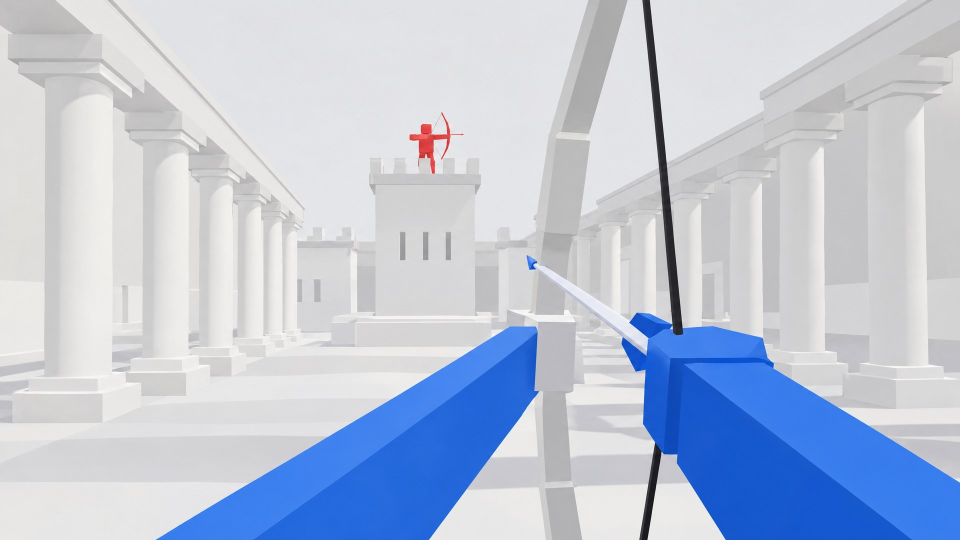
#> input picture other/ra9/ads/03_full_draw.jpg, 1920 x 1080 px (shown at 1/2 size)
$ python title_art.py ../../../../other/ra9/ads/03_full_draw.jpg ../../../../other/ra9/ads/01_frozen_volley.jpg
#> lines starting #> are read from the running program, lines starting #| are printed output that depends on the picture
### games/ra8 - The Endless Voyage/tools/gameplay/thumbs_post.py
#!/usr/bin/env python3
"""The "shader" pass for store thumbnails and screenshots rendered by tools/gameplay/thumbs.luau + render.js.

For each <name>.png (with <name>_depth.png and <name>.json next to it) writes <out>/<name>.jpg (with the title)
and <out>/<name>_notext.jpg, 1920x1080:
  colour grade (contrast curve, saturation, warm highlights / cool shadows), bloom on bright areas,
  depth-of-field blur away from the camera's focus point, a warm sun glow, a vignette, then the title.

  python3 tools/gameplay/thumbs_post.py <renderDir> <outDir> --font LuckiestGuy.ttf
Needs Pillow and numpy.
"""
import json
import math
import os
import sys

import numpy as np
from PIL import Image, ImageDraw, ImageFilter, ImageFont

# per-shot caption under the title (None = title only)
CAPTIONS = {
    "01_first_cast": "CAST FOR WHAT DRIFTS BY",
    "02_build_your_raft": "BUILD YOUR RAFT",
    "03_set_sail": "SET SAIL",
    "04_palm_key": "EXPLORE ISLANDS",
    "05_the_wreck": "SALVAGE THE WRECKS",
    "06_storm": "SURVIVE THE STORM",
    "07_the_leviathan": "FACE THE LEVIATHAN",
    "08_legendary_vessel": "THE LEGENDARY VESSEL",
    "09_the_cast": "WHAT'S OUT THERE?",
    "10_the_ocean": "AN ENDLESS OCEAN",
    "11_message_in_a_bottle": "WHO SENT THIS?",
    "12_mist_hollow": "WHERE DID THEY GO?",
    "13_frost_shelf": "WHO WAS ON IT?",
    "14_the_totems": "WHAT ARE THEY WATCHING?",
    "15_the_shadow": "WHAT'S DOWN THERE?",
    "16_who_built_that": "WHO BUILT THAT?",
}
TITLE = "BUILD THE BIGGEST RAFT"


def arr(img):
    return np.asarray(img).astype(np.float32) / 255.0


def img_of(a):
    return Image.fromarray((np.clip(a, 0, 1) * 255 + 0.5).astype(np.uint8))


# [62 lines left out: functions blur, grade, levels, focus_depth, post, not called in this run]


def outlined_text(img, text, font, cx, y, fill_top, fill_bottom, outline, stroke):
    draw = ImageDraw.Draw(img)
    box = draw.textbbox((0, 0), text, font=font, stroke_width=stroke)
    tw, th = box[2] - box[0], box[3] - box[1]
    x = int(cx - tw / 2 - box[0])
    # drop shadow
    shadow = Image.new("RGBA", img.size, (0, 0, 0, 0))
    ImageDraw.Draw(shadow).text((x + 8, y + 12), text, font=font, fill=(0, 0, 0, 150), stroke_width=stroke,
                                stroke_fill=(0, 0, 0, 150))
    img.alpha_composite(shadow.filter(ImageFilter.GaussianBlur(8)))
    ImageDraw.Draw(img).text((x, y), text, font=font, fill=outline, stroke_width=stroke, stroke_fill=outline)
    # vertical gradient fill through a text mask
    mask = Image.new("L", img.size, 0)
    ImageDraw.Draw(mask).text((x, y), text, font=font, fill=255)
    grad = Image.new("RGBA", img.size)
    top, bottom = y + box[1], y + box[3]
    g = ImageDraw.Draw(grad)
    for row in range(max(0, top), min(img.size[1], bottom + 1)):
        t = (row - top) / max(1, bottom - top)
        g.line([(0, row), (img.size[0], row)], fill=tuple(int(fill_top[i] + (fill_bottom[i] - fill_top[i]) * t) for i in range(3)) + (255,))
    img.paste(grad, (0, 0), mask)
    return y + th


# [30 lines left out: functions title, main, not called in this run]


# [2 lines that do not run on import are left out]

### games/ra8 - The Endless Voyage/tools/gameplay/title_art.py
#!/usr/bin/env python3
"""Finish a piece of store art (the AI thumbnails made from the game's renders): crop it to 16:9, size it to
1920 x 1080, and add the lettering in the same font as the screenshots (thumbs_post.py): the game's title with a
caption under it, or only a caption.

  python3 tools/gameplay/title_art.py <in.png> <out.jpg> --font LuckiestGuy.ttf [--caption "SET SAIL"]
                                      [--bottom] [--left | --right] [--no-title]
                                      [--title "BUILD THE|BIGGEST RAFT"] [--title-size 120] [--at X,Y]
  python3 tools/gameplay/title_art.py <in.png> <out.jpg> --font LuckiestGuy.ttf --caption-only
                                      --caption "WHAT'S DOWN THERE?" [--size 130] [--at X,Y] [--width W]
  python3 tools/gameplay/title_art.py <in.png> <out.jpg> --font LuckiestGuy.ttf --caption-only   (no lettering)

With the title: --bottom puts the lettering along the bottom edge (for art with a face or a big shape at the top);
--left and --right put a slightly smaller block in that top (or bottom) corner instead of the middle, beside a big
character. --no-title leaves the title off and keeps the small caption where the title's caption would be.
--title replaces the game's title (a "|" breaks it into lines), --title-size sets its height in px (it shrinks
until it fits), and --at X,Y puts the block's top middle there instead.

--caption-only prints just the caption, big (--size, default 120 px), white with a dark outline, for a question
on a thumbnail. Put it in empty sky or water, never over a face or the thing the picture is about: --at X,Y is the
middle of the block's top edge in the 1920 x 1080 frame (default 960,48); --left, --right and --bottom move the
default into that corner or edge. A caption longer than --width px (default 1500) wraps onto more lines; a "|" in
the caption breaks the line there. The block always stays 40 px inside the frame.
Needs Pillow and numpy.
"""
import os
import sys

from PIL import Image, ImageDraw, ImageFont

sys.path.insert(0, os.path.dirname(os.path.abspath(__file__)))
from thumbs_post import TITLE, outlined_text  # noqa: E402

OUTLINE = (34, 20, 30)
MARGIN = 40


def fit(img):
    w, h = img.size
#> w = 1920; h = 1080
    want = 16 / 9
    if w / h > want:
        nw = int(h * want)
        img = img.crop(((w - nw) // 2, 0, (w - nw) // 2 + nw, h))
    else:
        nh = int(w / want)
#> nh = 1080
        img = img.crop((0, (h - nh) // 2, w, (h - nh) // 2 + nh))
#> img is the input picture: PIL image 1920x1080 RGB; mean R, G, B 188.5, 198.4, 216.8
    return img.resize((1920, 1080), Image.LANCZOS)


def letter(img, font_path, caption, bottom, title, side=None, text=None, size=None, at=None):
    """The title (yellow to orange, a "|" breaks it into lines) with the caption under it, one centred block. The
    title is drawn at --title-size (default 150 px, 105 in a corner) and shrinks until every line fits the frame
    (or the corner's half of it); the caption is a little over half the title's size."""
#> called with bottom = False, title = True
    img = img.convert("RGBA")
#> img: PIL image 1920x1080 RGBA
    draw = ImageDraw.Draw(img)
    k = 0.7 if side else 1.0
    lines = (text or TITLE).split("|") if title else []
    size = int(size or 150 * k)
    limit = (1920 - 2 * MARGIN) if not side else 900
    while True:
        big = ImageFont.truetype(font_path, size)
        stroke = max(6, int(size * 0.08))
        widths = [draw.textbbox((0, 0), line, font=big, stroke_width=stroke)[2] for line in lines] or [0]
        if max(widths) <= limit or size <= 48:
            break
        size -= 4
#> this loop made 4 passes
#> widths on passes 1 to 4: [1949], [1896], [1845], [1792]
#> after the loop, size = 138
    small = ImageFont.truetype(font_path, max(28, int(size * 0.56)))
    cap_stroke = max(5, int(size * 0.06))
#> cap_stroke = 8
    cap_w = draw.textbbox((0, 0), caption, font=small, stroke_width=cap_stroke)[2] if caption else 0
#> cap_w = 0
    half = max(max(widths), cap_w) / 2
#> half = 896
    line_h = [draw.textbbox((0, 0), line, font=big, stroke_width=stroke)[3] for line in lines]
#> line_h = [142]
    cap_h = draw.textbbox((0, 0), caption, font=small, stroke_width=cap_stroke)[3] if caption else 0
#> cap_h = 0
    gap = int(size * 0.12)
#> gap = 16
    total = sum(line_h) + gap * max(0, len(lines) - 1) + ((gap + cap_h) if caption else 0)
#> total = 142
    if at:
        cx, y = at
    else:
        cx = {"left": MARGIN + half, "right": 1920 - MARGIN - half}.get(side, 960)
#> cx = 960
        y = 1080 - MARGIN - total if bottom else 36
#> y = 36
    # (always inside the frame, 40 px in)
    cx = int(max(MARGIN + half, min(cx, 1920 - MARGIN - half)))
    y = int(max(MARGIN - 4, min(y, 1080 - MARGIN - total)))
    for line in lines:
        y = outlined_text(img, line, big, cx, y, (255, 238, 110), (255, 140, 30), OUTLINE, stroke) + gap
#> this loop made 1 pass
#> (box in outlined_text, tw in outlined_text, th in outlined_text, x in outlined_text, top in outlined_text, bottom in outlined_text, y) on pass 1: ((-11, 15, 1792, 142), 1803, 127, 69, 51, 178, 179)
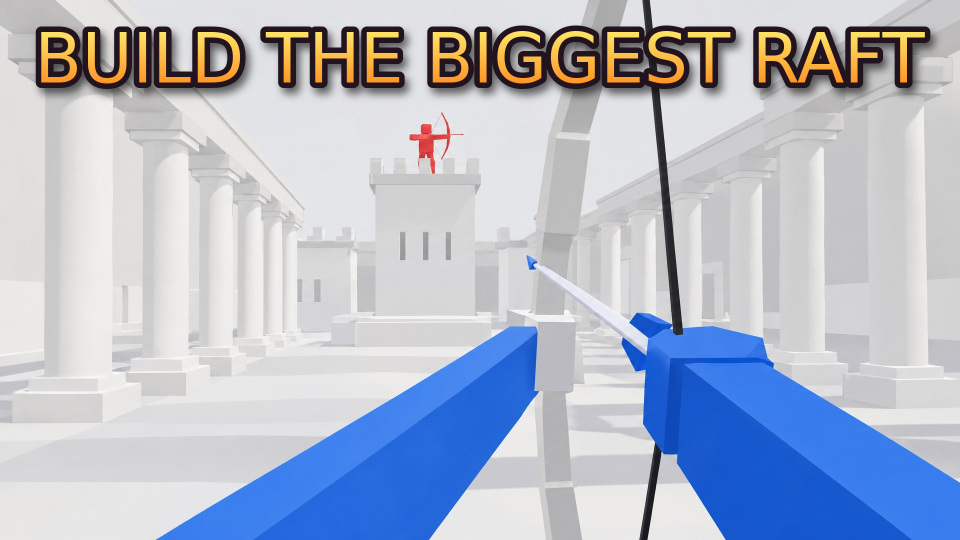
#> img: PIL image 1920x1080 RGBA (shown at 1/2 size); mean R, G, B, A 178.5, 186, 201.6, 255
#> after the loop, y = 179
    if caption:
        outlined_text(img, caption, small, cx, y, (255, 255, 255), (232, 236, 255), OUTLINE, cap_stroke)
    return img.convert("RGB")


def wrap(draw, text, font, stroke, width):
    lines = []
    for chunk in text.split("|"):
        words, line = chunk.split(), ""
        for word in words:
            trial = (line + " " + word).strip()
            box = draw.textbbox((0, 0), trial, font=font, stroke_width=stroke)
            if line and box[2] - box[0] > width:
                lines.append(line)
                line = word
            else:
                line = trial
        if line:
            lines.append(line)
    return lines


def caption_only(img, font_path, caption, size, at, width, side, bottom):
    """Only the caption: big white capitals with a thick dark outline, one block of centred lines."""
    if not caption.strip():
        return img  # (no caption: just the 1920 x 1080 crop, for the clean version)
    img = img.convert("RGBA")
    font = ImageFont.truetype(font_path, size)
    stroke = max(6, size // 11)
    draw = ImageDraw.Draw(img)
    lines = wrap(draw, caption, font, stroke, width)
    boxes = [draw.textbbox((0, 0), line, font=font, stroke_width=stroke) for line in lines]
    gap = int(size * 0.12)
    heights = [b[3] - b[1] for b in boxes]
    total = sum(heights) + gap * (len(lines) - 1)
    half = max(b[2] - b[0] for b in boxes) / 2
    if at:
        cx, y = at
    else:
        cx = {"left": MARGIN + half, "right": 1920 - MARGIN - half}.get(side, 960)
        y = 1080 - MARGIN - total if bottom else 48
    cx = int(max(MARGIN + half, min(cx, 1920 - MARGIN - half)))
    y = int(max(MARGIN, min(y, 1080 - MARGIN - total)))
    for line, h in zip(lines, heights):
        outlined_text(img, line, font, cx, y, (255, 255, 255), (232, 236, 255), OUTLINE, stroke)
        y += h + gap
    return img.convert("RGB")


def main():
    src, out = sys.argv[1], sys.argv[2]
    args = sys.argv[3:]

    def opt(name, default=None):
        return args[args.index(name) + 1] if name in args else default

    font = opt("--font")
    caption = opt("--caption")
    img = fit(Image.open(src).convert("RGB"))
    side = "left" if "--left" in args else ("right" if "--right" in args else None)
    if "--caption-only" in args:
        at = tuple(int(v) for v in opt("--at").split(",")) if opt("--at") else None
        img = caption_only(img, font, caption or "", int(opt("--size", 120)), at, int(opt("--width", 1500)), side,
                           "--bottom" in args)
    else:
        at = tuple(int(v) for v in opt("--at").split(",")) if opt("--at") else None
        size = int(opt("--title-size")) if opt("--title-size") else None
        img = letter(img, font, caption, "--bottom" in args, "--no-title" not in args, side, opt("--title"), size, at)
    img.save(out, quality=90, optimize=True)
    # keep store uploads small
    q = 88
    while os.path.getsize(out) > 600_000 and q > 60:
        img.save(out, quality=q, optimize=True)
        q -= 4
#> after the loop, q = 88
    print("wrote", out, os.path.getsize(out) // 1024, "KB")
#| wrote ../../../../other/ra9/ads/01_frozen_volley.jpg 199 KB


if __name__ == "__main__":
    main()

$ run again, on other/ra9/ads/02_arrows_on_the_roof.jpg
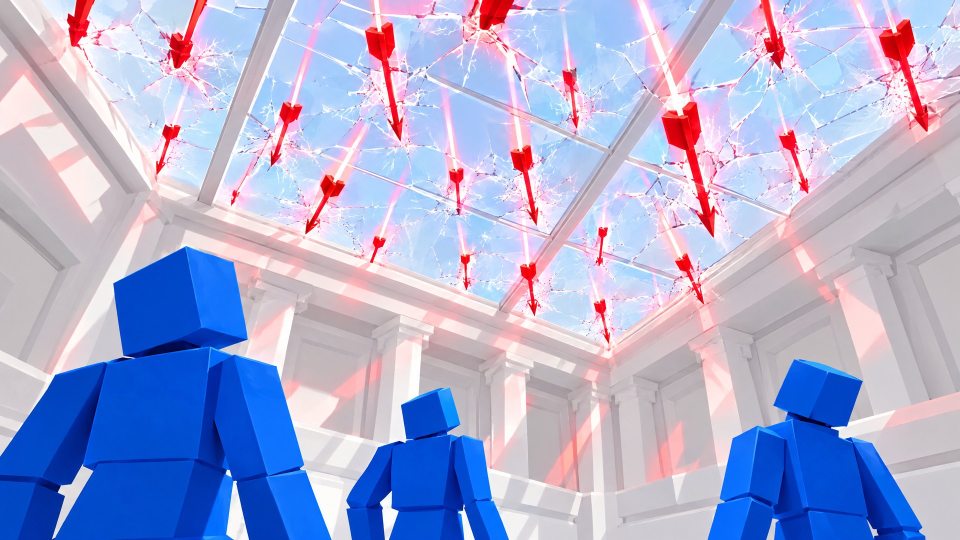
#> input picture other/ra9/ads/02_arrows_on_the_roof.jpg, 1920 x 1080 px (shown at 1/2 size)
#> w = 1920; h = 1080
#> in fit, img is the input picture: PIL image 1920x1080 RGB; mean R, G, B 170.4, 173.9, 211.8
#> the loop in letter, `while True:` made 4 passes
#> widths on passes 1 to 4: [1949], [1896], [1845], [1792]
#> after the loop in letter, `while True:`: size = 138
#> cap_stroke = 8
#> cap_w = 0
#> half = 896
#> line_h = [142]
#> cap_h = 0
#> gap = 16
#> total = 142
#> cx = 960
#> in letter, `y = 1080 - MARGIN - total if bottom else 36`: y = 36
#> the loop in letter, `for line in lines:` made 1 pass
#> (box in outlined_text, tw in outlined_text, th in outlined_text, x in outlined_text, top in outlined_text, bottom in outlined_text, y) on pass 1: ((-11, 15, 1792, 142), 1803, 127, 69, 51, 178, 179)
#> after the loop in letter, `for line in lines:`:
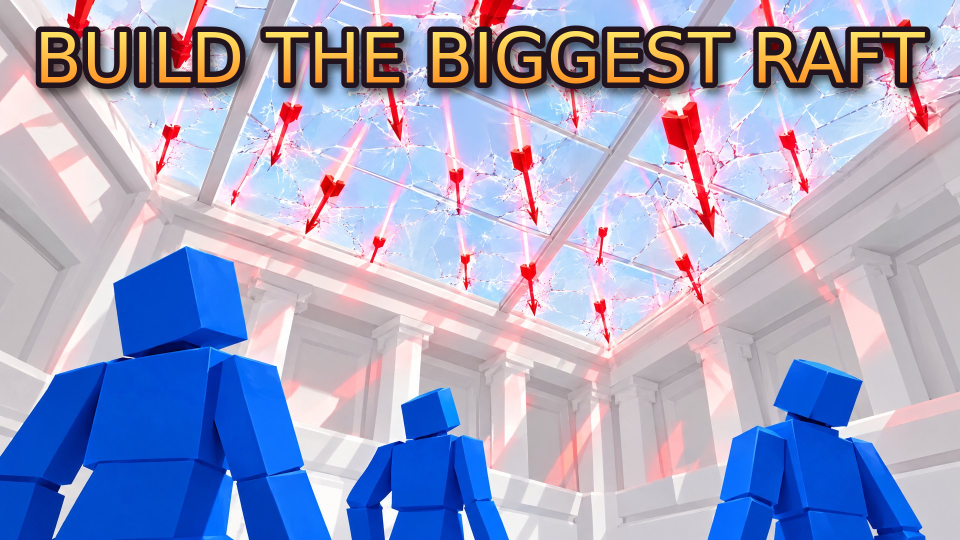
#> img: PIL image 1920x1080 RGBA (shown at 1/2 size); mean R, G, B, A 161.1, 163.3, 196.1, 255
#> after the loop in letter, `for line in lines:`: y = 179
#> after the loop in main, `while os.path.getsize(out) > 600_000 and q > 60:`: q = 88
#| wrote ../../../../other/ra9/ads/02_arrows_on_the_roof.jpg 375 KB

$ run again, on other/ra9/ads/02_the_line_from_above.jpg
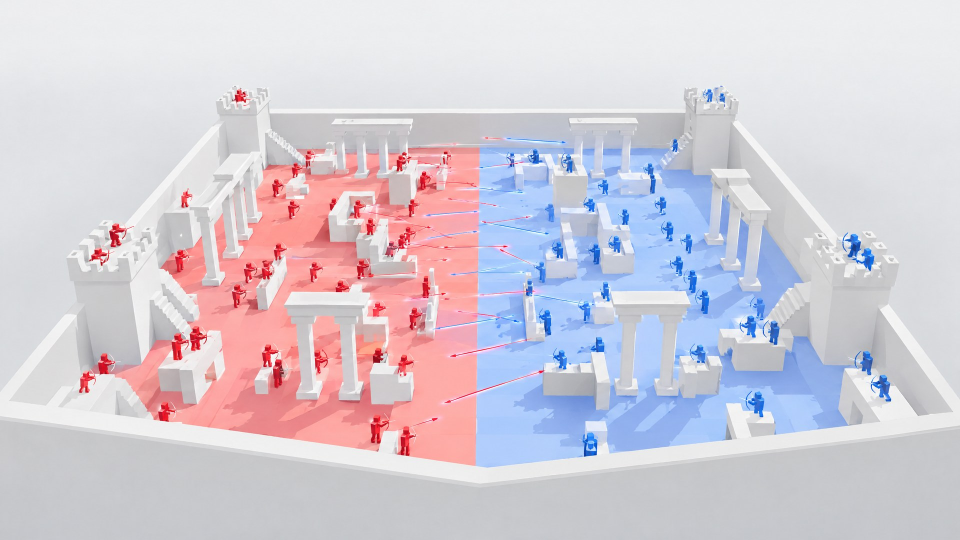
#> input picture other/ra9/ads/02_the_line_from_above.jpg, 1920 x 1080 px (shown at 1/2 size)
#> w = 1920; h = 1080
#> in fit, img is the input picture: PIL image 1920x1080 RGB; mean R, G, B 212, 205, 214.8
#> the loop in letter, `while True:` made 4 passes
#> widths on passes 1 to 4: [1949], [1896], [1845], [1792]
#> after the loop in letter, `while True:`: size = 138
#> cap_stroke = 8
#> cap_w = 0
#> half = 896
#> line_h = [142]
#> cap_h = 0
#> gap = 16
#> total = 142
#> cx = 960
#> in letter, `y = 1080 - MARGIN - total if bottom else 36`: y = 36
#> the loop in letter, `for line in lines:` made 1 pass
#> (box in outlined_text, tw in outlined_text, th in outlined_text, x in outlined_text, top in outlined_text, bottom in outlined_text, y) on pass 1: ((-11, 15, 1792, 142), 1803, 127, 69, 51, 178, 179)
#> after the loop in letter, `for line in lines:`:
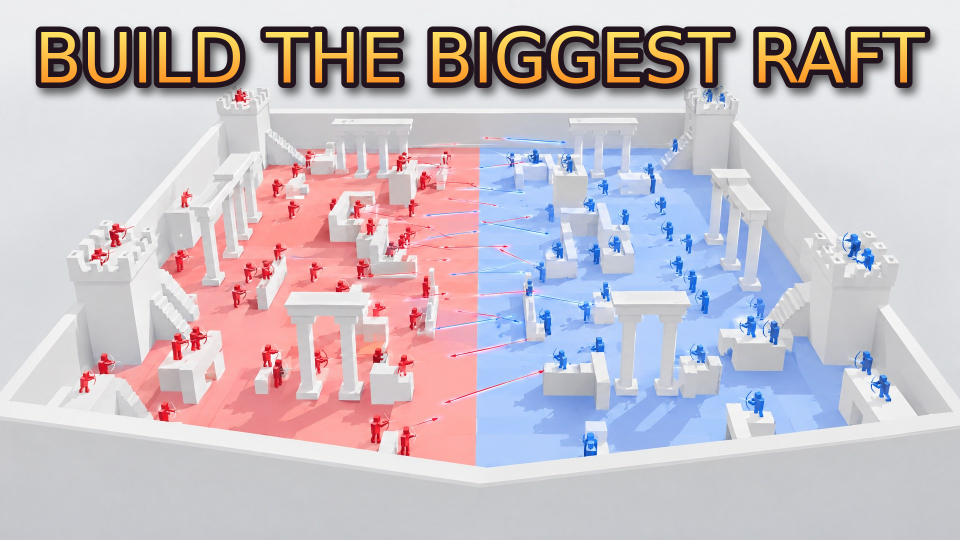
#> img: PIL image 1920x1080 RGBA (shown at 1/2 size); mean R, G, B, A 200.4, 191, 198, 255
#> after the loop in letter, `for line in lines:`: y = 179
#> after the loop in main, `while os.path.getsize(out) > 600_000 and q > 60:`: q = 88
#| wrote ../../../../other/ra9/ads/02_the_line_from_above.jpg 291 KB
